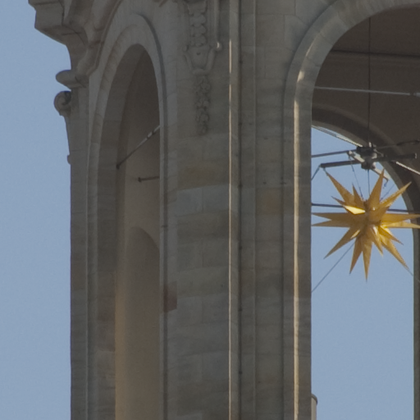
%> input picture img_orig.png, 420 x 420 px, shrunk from 512 x 512 before the run
$ octave image_anonymization_code.m   (GNU Octave 9; MATLAB toolbox functions it lacks are replaced by stand-ins)
%> lines starting %> are read from the running program, lines starting %| are printed output that depends on the picture; in (x1, y1, x2, y2) boxes, pixels count from 0 and x2, y2 are one past the last pixel; in counts of white or black regions, pixels touching at a corner belong together; the program's own positions count from 1
### functions/inpainting.m
function img_inp = inpainting(img_orig, B, reg_alg)
%> called with B = 5, reg_alg = 'L2'
% [6 lines of commented-out code are left out]

%%% image size
[R, C, colors] = size(img_orig);
%> R = 420; C = 420; colors = 3

%% BUILD GRADIENTS & PIXEL SELECTORS

%%% gradient step size
delta = 3;
%%% period of the pixel selector
step_size = max([ceil(((delta+1)*2)/B)*B, 2*B]);
%%% number of pixel selectors
n_ps = step_size^2/B^2;
%%% padding size (in order to have image size = k*B)
pad_size = [ceil(R/B)*B + step_size*2, ceil(C/B)*B + step_size*2];
%> pad_size = [440 440]
%%% build pixel selector for inpainting
ps = build_ps([ceil(R/B)*B, ceil(C/B)*B], step_size, B, n_ps);
%%% build gradient for inpainting
[Dx, Dy] = build_grad(pad_size, delta);
D = [Dx; Dy];

%% REGULARIZATION PARAMETERS

%%% penalty weight
mu_g =  1e-20;
%%% regularizer matrix
reg = sqrt(mu_g)*D;
%%% regularizer right hand side
rhs_reg = sparse(size(reg, 1), 1);

%% INPAINTING

%%% padding of original image
img_orig_pad = padarray(img_orig, ...
    [ B*ceil(size(img_orig,1)/B)-size(img_orig,1), ...
    B*ceil(size(img_orig,2)/B)-size(img_orig,2) ], ...
    'symmetric','post');
img_orig_pad = padarray(img_orig_pad, [step_size, step_size], 'symmetric');
%%% set dynamics of images
max_orig = max(img_orig_pad(:));
min_orig = min(img_orig_pad(:));
%%% for saving intermediate values
img_temp_1 = zeros(size(img_orig_pad));
%%% loop over the different pixel selectors
for m = 1:n_ps
    %%% take the m-th pixel selector
    ps_m = ps(:,:,m);
    %%% padding, in order to have the same image size
    ps_m = padarray(ps_m, [step_size, step_size], 1);
    %%% masking of the image
    img_masked = bsxfun(@times, img_orig_pad, ps_m);
    %%% initialize temporal image, for intermediate results
    img_temp_2 = zeros(prod(pad_size), colors);
    %%% building the matrix for solving the linear system: data term
    H = speye(prod(pad_size));
    H((ps_m(:) == 0),:) = 0;
    %%% overall matrix
    A = [H; reg];
    %%% loop over the color planes
    for c = 1:colors
        rhs = [reshape(img_masked(:,:,c), [prod(pad_size), 1]); rhs_reg];
        %%% check regularization strategy
        if strcmp(reg_alg, 'TV')
            %%% TV solution
            it_lsqr = 100;
            it_irls = 4;
            img_temp_2(:, c) = irls_inp(A, rhs, ...
                D(1:size(D, 2), :), D(size(D, 2)+1:end, :), ...
                size(H, 1)+1:size(A, 1), it_lsqr, it_irls);
        else
            %%% L2 solution
            it_lsqr = 1e3;
            tol_lsqr = 1e-20;
            img_temp_2(:,c) = lsqr(A, rhs, tol_lsqr, ...
                it_lsqr, [], [], ...
                reshape(img_orig_pad(:, :, c), [prod(pad_size), 1]));
        end
    end
    %%% resizing of the image, and adjusting the dynamics
    img_temp_2 = reshape(img_temp_2, [pad_size, colors]);
    img_temp_2 = (img_temp_2 - min(img_temp_2(:)))./...
        (max(img_temp_2(:) - min(img_temp_2(:))));
    img_temp_2 = img_temp_2.*(max_orig - min_orig) + min_orig;
    %%% selecting only inpainted pixels, corresponding to the ps_m
    img_temp_1 = bsxfun(@times, img_temp_1, ps_m) + ...
        bsxfun(@times, img_temp_2, ~ps_m);
end
%%% selecting only the R x C area of pixels
img_inp = img_temp_1(step_size+1:step_size+R, step_size+1:step_size+C, :);

end


%% PIXEL SELECTORS

function PS = build_ps(img_size, step_size, B, n_pss)
%> called with img_size = [420 420], step_size = 10, B = 5, n_pss = 4
% [7 lines of commented-out code are left out]


PS = false(img_size(1), img_size(2), n_pss);
f = zeros(2*B);
f(1:B,1:B) = 1;
cnt = 1;
for r = 1:sqrt(n_pss)
    for c = 1:sqrt(n_pss)
        %%% build the basic structure
        ps = false(img_size);
        ps((r-1)*B+1:step_size:end,(c-1)*B+1:step_size:end) = true;
        %%% create the mask
        ps = imfilter(ps,f);
        %%% take the logical complement
        PS(:, :, cnt) = ~ps;
        cnt = cnt +1;
    end
end
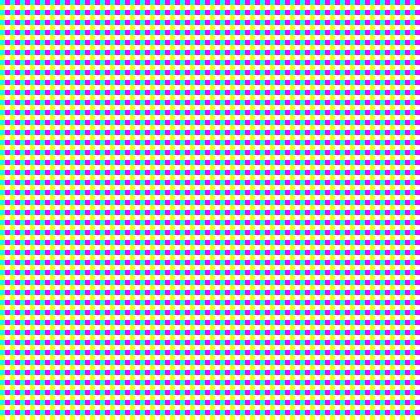
%> PS: size 420x420x4 logical; mean R, G, B, A 0.75, 0.75, 0.75, 0.75; transparent parts drawn white
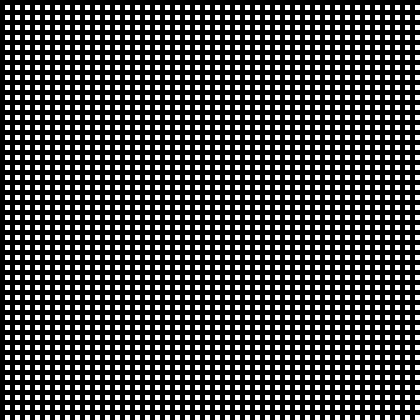
%> ps: size 420x420 logical; 25% white; 1764 white regions, largest, box (x1, y1, x2, y2) and area: (5, 5, 10, 10) 25, (15, 5, 20, 10) 25, (25, 5, 30, 10) 25
%> after the loop, cnt = 5
end


%% GRADIENTS

function [Dx, Dy] = build_grad(img_size, delta)
%> called with img_size = [440 440], delta = 3
% [6 lines of commented-out code are left out]

R = img_size(1);
%> R = 440
C = img_size(2);
%> C = 440
%%% horizontal derivative vector
ones_x = [-ones(R*C, 1),  ones(R*C, 1)];
%%% computing Dx
Dx = spdiags(ones_x, [-delta*R, 0], R*C, R*C)';
Dx(R*C - delta*R+1:end, :) = 0;
%%% computing Dy
mat_y = spdiags(ones_x, [-delta, 0], R, R);
Dy = kron(speye(C), mat_y)';
for i = 0:delta-1
    Dy(R-i:R:end, :) = 0;
end

end

### image_anonymization_code.m
%% IMAGE ANONYMIZATION PIPELINE

% Reference: S. Mandelli, L. bondi, S. Lameri, V. Lipari, P. Bestagini, S. Tubaro,
% "Inpainting-Based Camera Anonymization"
% IEEE International Conference on Image Processing (ICIP), 2017.

% The code shows an example of image anonymization pipeline.
% Author: Sara Mandelli

close all;
clearvars;
clc;

%% ADDPATH

addpath(genpath('CameraFingerprint'));
addpath('functions');
addpath(genpath('BM3D'));

%% LOAD IMAGE

img_orig = im2double(imread('img_orig.png'));

%% CHOOSE SIZE OF B X B REGION OF THE PIXEL SELECTOR [3, 5]

B = 5; 3;

%% CHOOSE THE REGULARIZATION STRATEGY ['L2', 'TV']

reg_alg = 'L2'; 'TV';

%% IMAGE INPAINTING

img_inp = inpainting(img_orig, B, reg_alg);
%> in inpainting, `img_orig_pad = padarray(img_orig_pad, [step_size, step_size], 'symmetr..`:
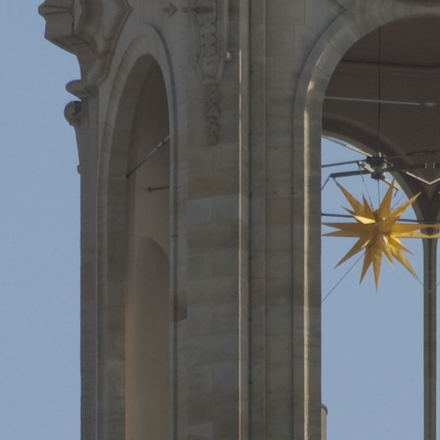
%> img_orig_pad: size 440x440x3 double; mean R, G, B 0.385, 0.4, 0.413
%> in inpainting, `max_orig = max(img_orig_pad(:));`: max_orig = 0.945
%> in inpainting, `min_orig = min(img_orig_pad(:));`: min_orig = 0
%> the loop in inpainting, `for m = 1:n_ps` made 1 pass
%> pass 1, in inpainting, `img_masked = bsxfun(@times, img_orig_pad, ps_m);`:
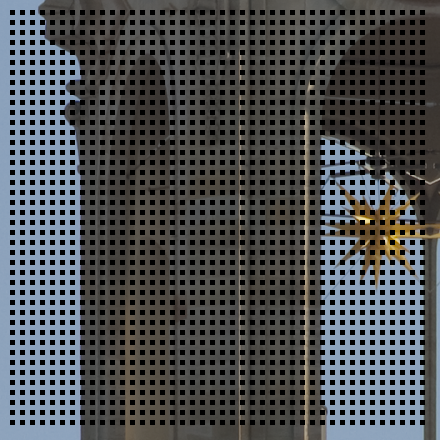
%> img_masked: size 440x440x3 double; mean R, G, B 0.298, 0.309, 0.319
%> the run ends on the next line
